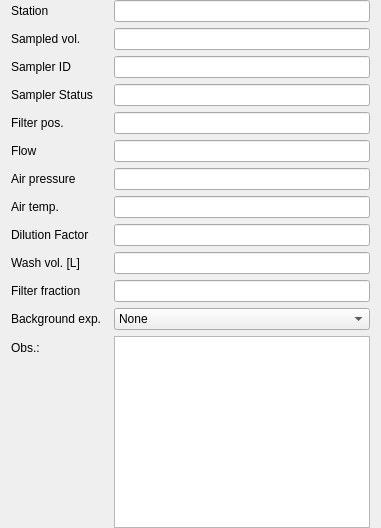
                <widget class="QWidget" name="filter_page">
                 <property name="sizePolicy">
                  <sizepolicy hsizetype="Preferred" vsizetype="Preferred">
                   <horstretch>0</horstretch>
                   <verstretch>0</verstretch>
                  </sizepolicy>
                 </property>
                 <layout class="QVBoxLayout" name="verticalLayout_6">
                  <property name="topMargin">
                   <number>0</number>
                  </property>
                  <property name="bottomMargin">
                   <number>0</number>
                  </property>
                  <item>
                   <layout class="QFormLayout" name="formLayout_6">
                    <item row="0" column="0">
                     <widget class="QLabel" name="label_2">
                      <property name="text">
                       <string>Station</string>
                      </property>
                     </widget>
                    </item>
                    <item row="0" column="1">
                     <widget class="QLineEdit" name="station_text_edit"/>
                    </item>
                    <item row="1" column="0">
                     <widget class="QLabel" name="sampledVolLabel">
                      <property name="text">
                       <string>Sampled vol.</string>
                      </property>
                     </widget>
                    </item>
                    <item row="1" column="1">
                     <widget class="QLineEdit" name="air_volume_text_edit"/>
                    </item>
                    <item row="2" column="0">
                     <widget class="QLabel" name="samplerIDLabel">
                      <property name="text">
                       <string>Sampler ID</string>
                      </property>
                     </widget>
                    </item>
                    <item row="2" column="1">
                     <widget class="QLineEdit" name="sampler_id_text_edit"/>
                    </item>
                    <item row="3" column="0">
                     <widget class="QLabel" name="samplerStatusLabel">
                      <property name="text">
                       <string>Sampler Status</string>
                      </property>
                     </widget>
                    </item>
                    <item row="3" column="1">
                     <widget class="QLineEdit" name="sampler_status_text_edit"/>
                    </item>
                    <item row="4" column="0">
                     <widget class="QLabel" name="filterPosLabel">
                      <property name="text">
                       <string>Filter pos.</string>
                      </property>
                     </widget>
                    </item>
                    <item row="4" column="1">
                     <widget class="QLineEdit" name="filter_position_text_edit"/>
                    </item>
                    <item row="5" column="0">
                     <widget class="QLabel" name="flowLabel">
                      <property name="text">
                       <string>Flow</string>
                      </property>
                     </widget>
                    </item>
                    <item row="5" column="1">
                     <widget class="QLineEdit" name="flow_text_edit"/>
                    </item>
                    <item row="6" column="0">
                     <widget class="QLabel" name="airPressureLabel">
                      <property name="text">
                       <string>Air pressure</string>
                      </property>
                     </widget>
                    </item>
                    <item row="6" column="1">
                     <widget class="QLineEdit" name="press_text_edit"/>
                    </item>
                    <item row="7" column="0">
                     <widget class="QLabel" name="airTempLabel">
                      <property name="text">
                       <string>Air temp.</string>
                      </property>
                     </widget>
                    </item>
                    <item row="7" column="1">
                     <widget class="QLineEdit" name="temp_text_edit"/>
                    </item>
                    <item row="8" column="0">
                     <widget class="QLabel" name="dilutionFactorLabel">
                      <property name="text">
                       <string>Dilution Factor</string>
                      </property>
                     </widget>
                    </item>
                    <item row="8" column="1">
                     <widget class="QLineEdit" name="dil_factor_text_edit"/>
                    </item>
                    <item row="9" column="0">
                     <widget class="QLabel" name="washVolLLabel">
                      <property name="text">
                       <string>Wash vol. [L]</string>
                      </property>
                     </widget>
                    </item>
                    <item row="9" column="1">
                     <widget class="QLineEdit" name="wash_vol_text_edit"/>
                    </item>
                    <item row="10" column="0">
                     <widget class="QLabel" name="filterFractionLabel">
                      <property name="text">
                       <string>Filter fraction</string>
                      </property>
                     </widget>
                    </item>
                    <item row="10" column="1">
                     <widget class="QLineEdit" name="filter_fraction_text_edit"/>
                    </item>
                    <item row="11" column="0">
                     <widget class="QLabel" name="backgroundExpLabel">
                      <property name="text">
                       <string>Background exp.  </string>
                      </property>
                     </widget>
                    </item>
                    <item row="11" column="1">
                     <widget class="QComboBox" name="background_combobox">
                      <property name="duplicatesEnabled">
                       <bool>false</bool>
                      </property>
                      <item>
                       <property name="text">
                        <string>None</string>
                       </property>
                      </item>
                     </widget>
                    </item>
                    <item row="12" column="0">
                     <widget class="QLabel" name="label_27">
                      <property name="text">
                       <string>Obs.:</string>
                      </property>
                     </widget>
                    </item>
                    <item row="12" column="1">
                     <widget class="QTextEdit" name="exp_description_text_edit">
                      <property name="sizePolicy">
                       <sizepolicy hsizetype="Expanding" vsizetype="Fixed">
                        <horstretch>0</horstretch>
                        <verstretch>0</verstretch>
                       </sizepolicy>
                      </property>
                      <property name="lineWrapMode">
                       <enum>QTextEdit::NoWrap</enum>
                      </property>
                     </widget>
                    </item>
                   </layout>
                  </item>
                 </layout>
                </widget>
